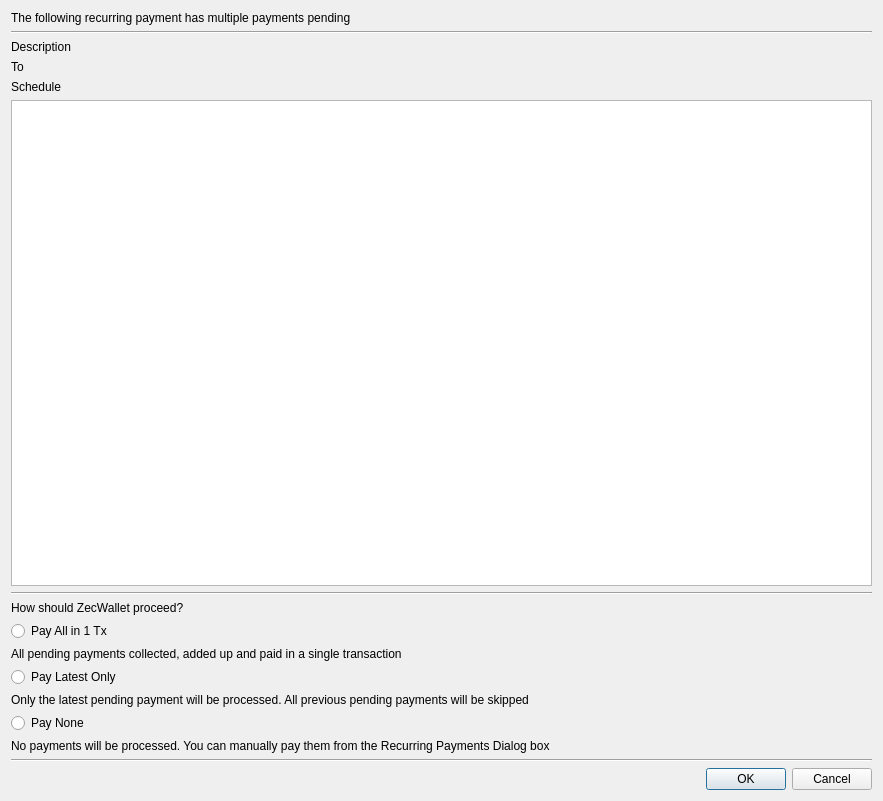
<?xml version="1.0" encoding="UTF-8"?>
<ui version="4.0">
 <class>RecurringPending</class>
 <widget class="QDialog" name="RecurringPending">
  <property name="geometry">
   <rect>
    <x>0</x>
    <y>0</y>
    <width>883</width>
    <height>801</height>
   </rect>
  </property>
  <property name="windowTitle">
   <string>Dialog</string>
  </property>
  <layout class="QGridLayout" name="gridLayout">
   <item row="14" column="0" colspan="2">
    <widget class="QLabel" name="label_5">
     <property name="text">
      <string>No payments will be processed. You can manually pay them from the Recurring Payments Dialog box</string>
     </property>
     <property name="wordWrap">
      <bool>true</bool>
     </property>
    </widget>
   </item>
   <item row="15" column="0" colspan="2">
    <widget class="Line" name="line_2">
     <property name="orientation">
      <enum>Qt::Horizontal</enum>
     </property>
    </widget>
   </item>
   <item row="4" column="0" colspan="2">
    <widget class="QLabel" name="lblSchedule">
     <property name="text">
      <string>Schedule</string>
     </property>
    </widget>
   </item>
   <item row="8" column="0" colspan="2">
    <widget class="QLabel" name="label_2">
     <property name="text">
      <string>How should ZecWallet proceed?</string>
     </property>
    </widget>
   </item>
   <item row="9" column="0" colspan="2">
    <widget class="QRadioButton" name="rAll">
     <property name="text">
      <string>Pay All in 1 Tx</string>
     </property>
    </widget>
   </item>
   <item row="12" column="0" colspan="2">
    <widget class="QLabel" name="label_4">
     <property name="text">
      <string>Only the latest pending payment will be processed. All previous pending payments will be skipped</string>
     </property>
     <property name="wordWrap">
      <bool>true</bool>
     </property>
    </widget>
   </item>
   <item row="11" column="0" colspan="2">
    <widget class="QRadioButton" name="rLast">
     <property name="text">
      <string>Pay Latest Only</string>
     </property>
    </widget>
   </item>
   <item row="13" column="0" colspan="2">
    <widget class="QRadioButton" name="rNone">
     <property name="text">
      <string>Pay None</string>
     </property>
    </widget>
   </item>
   <item row="6" column="0" colspan="2">
    <widget class="QTableView" name="tblPending">
     <attribute name="horizontalHeaderStretchLastSection">
      <bool>true</bool>
     </attribute>
    </widget>
   </item>
   <item row="7" column="0" colspan="2">
    <widget class="Line" name="line">
     <property name="orientation">
      <enum>Qt::Horizontal</enum>
     </property>
    </widget>
   </item>
   <item row="10" column="0" colspan="2">
    <widget class="QLabel" name="label_3">
     <property name="text">
      <string>All pending payments collected, added up and paid in a single transaction</string>
     </property>
     <property name="wordWrap">
      <bool>true</bool>
     </property>
    </widget>
   </item>
   <item row="16" column="0" colspan="2">
    <widget class="QDialogButtonBox" name="buttonBox">
     <property name="orientation">
      <enum>Qt::Horizontal</enum>
     </property>
     <property name="standardButtons">
      <set>QDialogButtonBox::Cancel|QDialogButtonBox::Ok</set>
     </property>
    </widget>
   </item>
   <item row="2" column="0" colspan="2">
    <widget class="QLabel" name="lblDesc">
     <property name="text">
      <string>Description</string>
     </property>
    </widget>
   </item>
   <item row="3" column="0" colspan="2">
    <widget class="QLabel" name="lblTo">
     <property name="text">
      <string>To</string>
     </property>
    </widget>
   </item>
   <item row="1" column="0" colspan="2">
    <widget class="Line" name="line_3">
     <property name="orientation">
      <enum>Qt::Horizontal</enum>
     </property>
    </widget>
   </item>
   <item row="0" column="0" colspan="2">
    <widget class="QLabel" name="label">
     <property name="text">
      <string>The following recurring payment has multiple payments pending</string>
     </property>
    </widget>
   </item>
  </layout>
 </widget>
 <resources/>
 <connections>
  <connection>
   <sender>buttonBox</sender>
   <signal>accepted()</signal>
   <receiver>RecurringPending</receiver>
   <slot>accept()</slot>
   <hints>
    <hint type="sourcelabel">
     <x>248</x>
     <y>254</y>
    </hint>
    <hint type="destinationlabel">
     <x>157</x>
     <y>274</y>
    </hint>
   </hints>
  </connection>
  <connection>
   <sender>buttonBox</sender>
   <signal>rejected()</signal>
   <receiver>RecurringPending</receiver>
   <slot>reject()</slot>
   <hints>
    <hint type="sourcelabel">
     <x>316</x>
     <y>260</y>
    </hint>
    <hint type="destinationlabel">
     <x>286</x>
     <y>274</y>
    </hint>
   </hints>
  </connection>
 </connections>
</ui>
